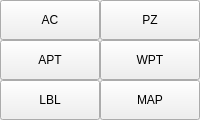
           <widget class="QWidget" name="guibuttons">
            <property name="sizePolicy">
             <sizepolicy hsizetype="Preferred" vsizetype="Preferred">
              <horstretch>0</horstretch>
              <verstretch>0</verstretch>
             </sizepolicy>
            </property>
            <property name="minimumSize">
             <size>
              <width>80</width>
              <height>120</height>
             </size>
            </property>
            <attribute name="title">
             <string>Gui</string>
            </attribute>
            <layout class="QGridLayout" name="gridLayout_2">
             <property name="sizeConstraint">
              <enum>QLayout::SetDefaultConstraint</enum>
             </property>
             <property name="leftMargin">
              <number>0</number>
             </property>
             <property name="topMargin">
              <number>0</number>
             </property>
             <property name="rightMargin">
              <number>0</number>
             </property>
             <property name="bottomMargin">
              <number>0</number>
             </property>
             <property name="spacing">
              <number>0</number>
             </property>
             <item row="0" column="0">
              <widget class="QToolButton" name="showac">
               <property name="sizePolicy">
                <sizepolicy hsizetype="MinimumExpanding" vsizetype="MinimumExpanding">
                 <horstretch>0</horstretch>
                 <verstretch>0</verstretch>
                </sizepolicy>
               </property>
               <property name="minimumSize">
                <size>
                 <width>40</width>
                 <height>40</height>
                </size>
               </property>
               <property name="focusPolicy">
                <enum>Qt::NoFocus</enum>
               </property>
               <property name="toolTip">
                <string>Show/hide aircraft</string>
               </property>
               <property name="text">
                <string>AC</string>
               </property>
               <property name="toolButtonStyle">
                <enum>Qt::ToolButtonTextUnderIcon</enum>
               </property>
              </widget>
             </item>
             <item row="0" column="1">
              <widget class="QToolButton" name="showpz">
               <property name="sizePolicy">
                <sizepolicy hsizetype="Expanding" vsizetype="Expanding">
                 <horstretch>0</horstretch>
                 <verstretch>0</verstretch>
                </sizepolicy>
               </property>
               <property name="minimumSize">
                <size>
                 <width>40</width>
                 <height>40</height>
                </size>
               </property>
               <property name="focusPolicy">
                <enum>Qt::NoFocus</enum>
               </property>
               <property name="toolTip">
                <string>Show/hide protected zones</string>
               </property>
               <property name="text">
                <string>PZ</string>
               </property>
               <property name="toolButtonStyle">
                <enum>Qt::ToolButtonTextUnderIcon</enum>
               </property>
              </widget>
             </item>
             <item row="1" column="0">
              <widget class="QToolButton" name="showapt">
               <property name="sizePolicy">
                <sizepolicy hsizetype="Expanding" vsizetype="Expanding">
                 <horstretch>0</horstretch>
                 <verstretch>0</verstretch>
                </sizepolicy>
               </property>
               <property name="minimumSize">
                <size>
                 <width>40</width>
                 <height>40</height>
                </size>
               </property>
               <property name="focusPolicy">
                <enum>Qt::NoFocus</enum>
               </property>
               <property name="toolTip">
                <string>Show airports (all/large/off)</string>
               </property>
               <property name="text">
                <string>APT</string>
               </property>
               <property name="toolButtonStyle">
                <enum>Qt::ToolButtonTextUnderIcon</enum>
               </property>
              </widget>
             </item>
             <item row="1" column="1">
              <widget class="QToolButton" name="showwpt">
               <property name="sizePolicy">
                <sizepolicy hsizetype="Expanding" vsizetype="Expanding">
                 <horstretch>0</horstretch>
                 <verstretch>0</verstretch>
                </sizepolicy>
               </property>
               <property name="minimumSize">
                <size>
                 <width>40</width>
                 <height>40</height>
                </size>
               </property>
               <property name="focusPolicy">
                <enum>Qt::NoFocus</enum>
               </property>
               <property name="toolTip">
                <string>show waypoints (all/navaids/off)</string>
               </property>
               <property name="text">
                <string>WPT</string>
               </property>
               <property name="toolButtonStyle">
                <enum>Qt::ToolButtonTextUnderIcon</enum>
               </property>
              </widget>
             </item>
             <item row="2" column="0">
              <widget class="QToolButton" name="showlabels">
               <property name="sizePolicy">
                <sizepolicy hsizetype="Expanding" vsizetype="Expanding">
                 <horstretch>0</horstretch>
                 <verstretch>0</verstretch>
                </sizepolicy>
               </property>
               <property name="minimumSize">
                <size>
                 <width>40</width>
                 <height>40</height>
                </size>
               </property>
               <property name="focusPolicy">
                <enum>Qt::NoFocus</enum>
               </property>
               <property name="toolTip">
                <string>Show/hide labels</string>
               </property>
               <property name="text">
                <string>LBL</string>
               </property>
               <property name="toolButtonStyle">
                <enum>Qt::ToolButtonTextUnderIcon</enum>
               </property>
              </widget>
             </item>
             <item row="2" column="1">
              <widget class="QToolButton" name="showmap">
               <property name="sizePolicy">
                <sizepolicy hsizetype="Expanding" vsizetype="Expanding">
                 <horstretch>0</horstretch>
                 <verstretch>0</verstretch>
                </sizepolicy>
               </property>
               <property name="minimumSize">
                <size>
                 <width>40</width>
                 <height>40</height>
                </size>
               </property>
               <property name="focusPolicy">
                <enum>Qt::NoFocus</enum>
               </property>
               <property name="toolTip">
                <string>Toggle sattelite background</string>
               </property>
               <property name="text">
                <string>MAP</string>
               </property>
               <property name="toolButtonStyle">
                <enum>Qt::ToolButtonTextUnderIcon</enum>
               </property>
              </widget>
             </item>
            </layout>
           </widget>
